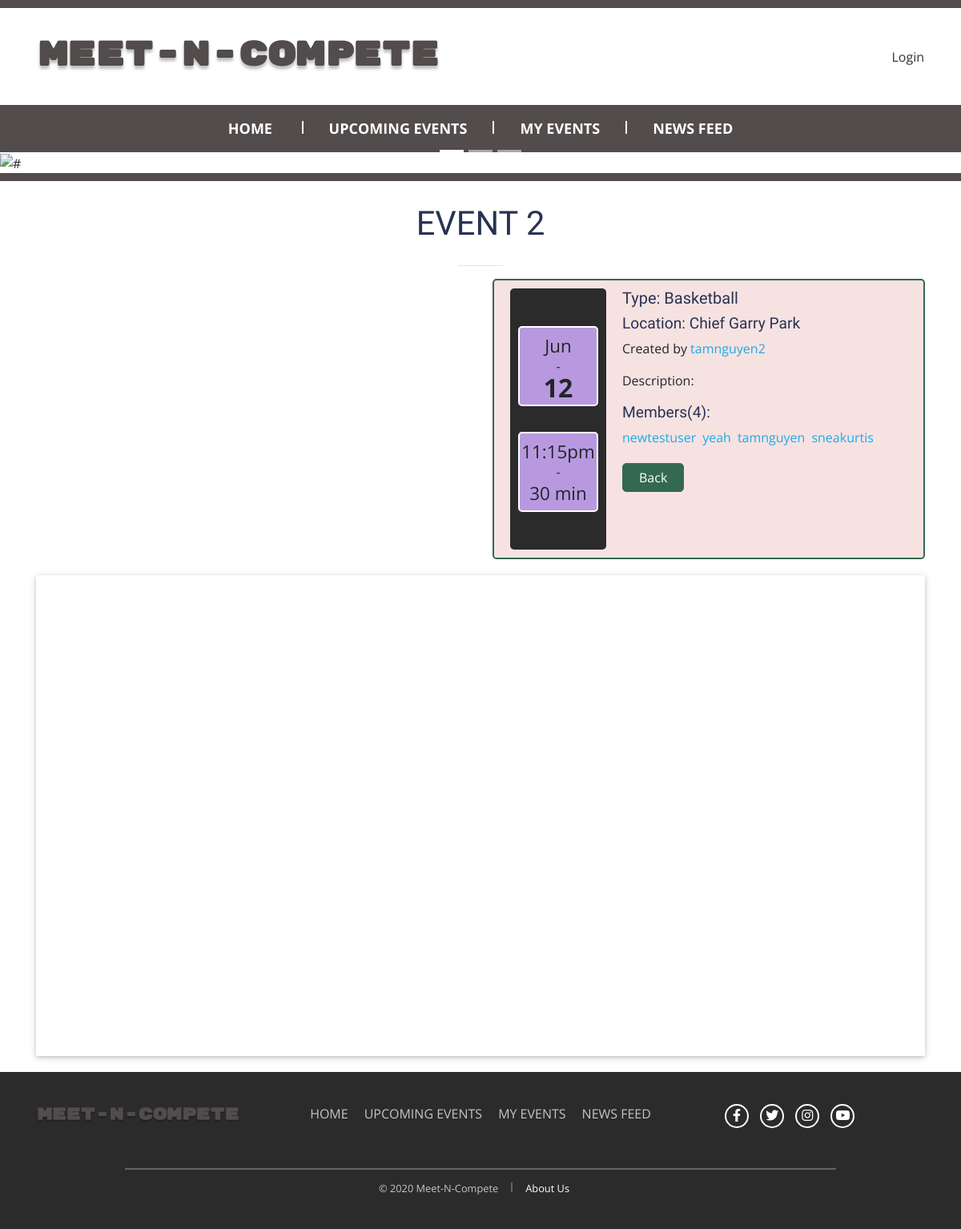
Page /event_detail.php?item=4 on the committed database.
### tables this page shows
CREATE TABLE `events` (
  `event_id` int(11) NOT NULL,
  `event_marker_id` varchar(30) NOT NULL,
  `event_date` date NOT NULL,
  `event_type` varchar(20) NOT NULL,
  `event_description` text NOT NULL,
  `user_name` varchar(30) NOT NULL,
  `location` varchar(255) NOT NULL,
  `event_name` varchar(255) NOT NULL,
  `event_start_time` varchar(9) NOT NULL,
  `event_duration` int(3) NOT NULL
);

CREATE TABLE `event_users` (
  `event_id` int(11) NOT NULL,
  `user_name` varchar(30) NOT NULL,
  `event_join_date` date NOT NULL
);

### common_functions.php (called while the page is built, shortened)
<?php
function getJoinedMembers($conn, $event_id){
    $stmt = $conn->prepare('SELECT event_users.user_name, events.event_name, events.user_name AS creator, email
                            FROM event_users INNER JOIN events
                            ON event_users.event_id = events.event_id
                            INNER JOIN users ON event_users.user_name = users.user_name
                            WHERE event_users.event_id = ?');
    $stmt->bindValue(1,$event_id,PDO::PARAM_INT);
    $stmt->execute();
    $results = $stmt->fetchAll(PDO::FETCH_ASSOC);
    return $results;
}
?>

### event_detail.php (the view, shortened to what this page needs)
<?php
include 'header.php';
if(isset($_GET['item']))
{
    $itemSelected = $_GET['item'];
}
try {
    $conn = new PDO("mysql:host=$servername;dbname=$database",$username,$password);
    $conn->setAttribute(PDO::ATTR_ERRMODE,PDO::ERRMODE_EXCEPTION);
    printCarouselIndicators();
    getItemDetail($conn,$itemSelected);
}
catch (PDOException $e)
{
    echo "Connection failed: " . $e->getMessage();
}
function printCarouselIndicators(){
    echo'
    <div id="carouselIndicators" class="carousel slide" data-ride="carousel">
        <ol class="carousel-indicators">
        <li data-target="#carouselIndicators" data-slide-to="0" class="active"></li>
        <li data-target="#carouselIndicators" data-slide-to="1"></li>
        <li data-target="#carouselIndicators" data-slide-to="2"></li>
        </ol>
        <div class="carousel-inner" role="listbox">
            <div class="carousel-item active">
                <img src="img/basketball.jpg" alt="#">
            </div>
            <div class="carousel-item">
                <img src="img/soccer.jpg" alt="#">
            </div>
            <div class="carousel-item">
                <img src="img/playbasketball.jpg" alt="#">
            </div>
        </div>
        <a class="carousel-control-prev" href="#carouselIndicators" role="button" data-slide="prev">
        <span class="carousel-control-prev-icon" aria-hidden="true"></span>
        <span class="sr-only">Previous</span>
        </a>
        <a class="carousel-control-next" href="#carouselIndicators" role="button" data-slide="next">
        <span class="carousel-control-next-icon" aria-hidden="true"></span>
        <span class="sr-only">Next</span>
        </a>
    </div>
    <main id="content">
        <div class="container">
    ';
}
function getItemDetail($conn, $itemID){
    $stmt = $conn->prepare('SELECT `event_id`, `event_marker_id`, `event_date`,`location`,`event_name`,`event_type`,`event_description`,`user_name`, `event_start_time`,`event_duration`
                          FROM  `events`
                          WHERE event_id =?');
    $stmt->bindValue(1,$itemID,PDO::PARAM_INT);
    $stmt->execute();
    if($stmt->rowCount() ==1 ){
        $row = $stmt->fetch(PDO::FETCH_ASSOC);
        list($year, $month, $day) = explode("-", $row['event_date']);
        printEventDetails($conn, $row['event_id'], $row['event_marker_id'], monthConvert($month), $day, $row['location'], $row['event_name'],
        $row['event_type'], $row['event_description'], $row['user_name'], $row['event_start_time'], $row['event_duration']);
    }
    else{
        echo "Data not found";
    }
}
function printEventDetails($conn, $event_id, $event_marker_id, $month, $day, $location, $event_name, $event_type, $event_description, $user_name, $event_start_time, $event_duration)
{
    $event_start_time = date("g:ia", strtotime($event_start_time));
    echo'
    <h1>'.$event_name.'</h1>
    <hr>
    <div class="row">
        <div class="col-lg-6">
            <div class="detail-img"><img src="img/'.strtolower($event_type).'.jpg" alt=""></div>
        </div>
        <div class="col-lg-6" id="eventDetail">
            <div class="event-container">
                <div class="date-container">
                        <p><span class="month">'.$month.'</span>-
                            <span class="day">'.$day.'</span></p>
                        <p><span class="month">'.$event_start_time.'</span>-
                            <span class="month">'.$event_duration.' min</span></p>
                </div>
                <div class="detail">
                    <h5>Type: '.$event_type.'</h5>
                    <h4>Location: '.$location.'</h4>
                    <p>Created by <a href="'.$user_name.'">'.$user_name.'</a></p>
                    <p>Description: '.$event_description.'</p>
                    ';
                    $rows = getJoinedMembers($conn, $event_id);
                    echo'
                    <h4>Members('.sizeof($rows).'):</h4>';
                    if(sizeof($rows)==0){
                        echo 'None';
                    }else{
                        foreach($rows as $row){
                            echo '<a href="'.$row['user_name'].'" class="margin-right membersJoined">'.$row['user_name'].'</a>';
                        }
                    }
                    echo '
                    <div id="buttonCont">
                                if(\''.$user_name.'\' === document.getElementById("site_user").text){
                                joinEventHiddenIdToDB.value = \''.$event_id.'\';
                    </div>
                </div>
            </div>
        </div>
    </div>
    <div id="map"></div>
          geocoder.geocode({\'placeId\': \''.$event_marker_id.'\'}, function(results, status) {
                {placeId: \''.$event_marker_id.'\', location: results[0].geometry.location});
                content: \''.$location.'\'
    ';
}
echo '
        </div>
    </main>';
include 'footer.php';
?>

### rows in the picture
events: event_name "EVENT 2", event_start_time "11:15pm", event_duration "30", event_type "Basketball", location "Chief Garry Park", user_name "tamnguyen2"
event_users: user_name "newtestuser"
event_users: user_name "yeah"
event_users: user_name "tamnguyen"
event_users: user_name "sneakurtis"

### other values in the picture
$month "Jun"
$day "12"
sizeof($rows) "4"
